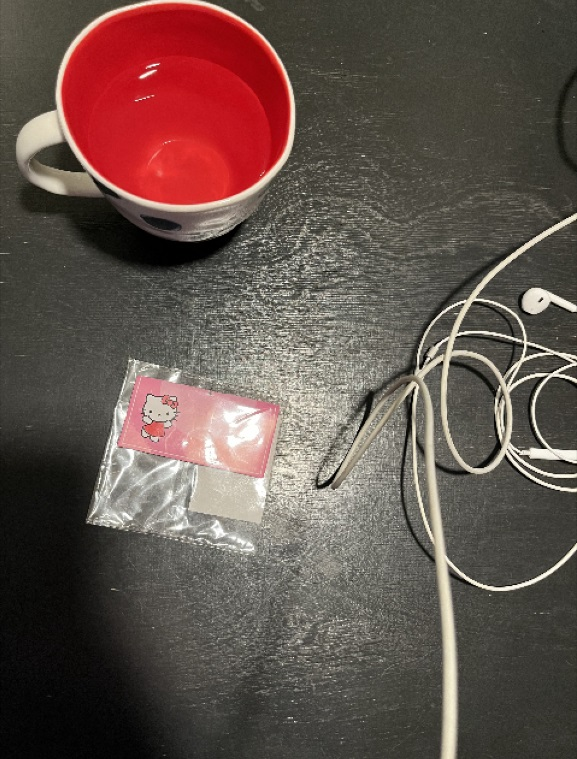
#> input picture IMG_cup.jpg, 577 x 759 px
$ python m-copilot.py
#> lines starting #> are read from the running program, lines starting #| are printed output that depends on the picture; after the words box and inside, x2 and y2 are one past the last pixel; in counts of white or black regions, pixels touching at a corner belong together
import cv2
import numpy as np
import os

# ========= НАСТРОЙКИ ============
window_name = "Ellipse Detection"
default_image = "IMG_cup.jpg"  # Убедитесь, что файл существует
output_dir = "results"  # Папка для сохранения результатов
# ================================

os.makedirs(output_dir, exist_ok=True)

global_vars = {
    'image': None,
    'gray': None,
    'thresh': None,
    'morph': None,
    'dilated': None,
    'result': None
}

params = {
    'pre_blur': 5,  # Размер ядра для Гауссова размытия (нечётное число)
    'morph_size': 7,  # Размер ядра для морфологических операций
    'min_area': 250,  # Минимальная площадь контура для фильтрации
    'aspect_ratio': 0.7,  # Минимальное допустимое соотношение сторон эллипса
    'angle_tolerance': 45,  # Допустимый угол наклона эллипса
    'dilate_iter': 2  # Число итераций для дилатации
}


def initialize_trackbars():
    # Трекбары для динамической настройки параметров обработки
    cv2.createTrackbar('Pre Blur', window_name, params['pre_blur'], 15, lambda x: None)
    cv2.createTrackbar('Morph Size', window_name, params['morph_size'], 20, lambda x: None)
    cv2.createTrackbar('Min Area', window_name, params['min_area'], 1000, lambda x: None)
    cv2.createTrackbar('Aspect Ratio', window_name, int(params['aspect_ratio'] * 100), 100, lambda x: None)
    cv2.createTrackbar('Angle Tol.', window_name, params['angle_tolerance'], 90, lambda x: None)
    cv2.createTrackbar('Dilate Iter', window_name, params['dilate_iter'], 5, lambda x: None)


def update_parameters():
    try:
        # Обновление параметров из позиций трекбаров
        params['pre_blur'] = cv2.getTrackbarPos('Pre Blur', window_name) | 1  # Гарантируем, что число нечётное
        params['morph_size'] = max(1, cv2.getTrackbarPos('Morph Size', window_name))
        params['min_area'] = cv2.getTrackbarPos('Min Area', window_name)
        params['aspect_ratio'] = cv2.getTrackbarPos('Aspect Ratio', window_name) / 100
        params['angle_tolerance'] = cv2.getTrackbarPos('Angle Tol.', window_name)
        params['dilate_iter'] = cv2.getTrackbarPos('Dilate Iter', window_name)
    except cv2.error:
        pass


def process_image():
    try:
        # Повышение контраста с помощью CLAHE
        clahe = cv2.createCLAHE(clipLimit=2.0, tileGridSize=(8, 8))
        enhanced_gray = clahe.apply(global_vars['gray'])
        # Гауссово размытие для снижения шума
        blurred = cv2.GaussianBlur(enhanced_gray, (params['pre_blur'], params['pre_blur']), 0)

        # Пороговая обработка с использованием метода Otsu
        _, thresh = cv2.threshold(blurred, 0, 255, cv2.THRESH_BINARY_INV + cv2.THRESH_OTSU)

        # Морфологическая обработка: замыкание для устранения разрывов
        kernel = cv2.getStructuringElement(cv2.MORPH_ELLIPSE, (params['morph_size'], params['morph_size']))
        morph = cv2.morphologyEx(thresh, cv2.MORPH_CLOSE, kernel, iterations=2)
        dilated = cv2.dilate(morph, kernel, iterations=params['dilate_iter'])

        # Поиск контуров
        contours, _ = cv2.findContours(dilated, cv2.RETR_LIST, cv2.CHAIN_APPROX_SIMPLE)

        result = global_vars['image'].copy()
        best_ellipse = None

        for cnt in contours:
            area = cv2.contourArea(cnt)
            if area < params['min_area'] or len(cnt) < 5:
                continue

            # Пропускаем выпуклые контуры, которые обычно не дают корректного эллипса
            if cv2.isContourConvex(cnt):
                continue

            perimeter = cv2.arcLength(cnt, True)
            if perimeter == 0:
                continue
            compactness = (4 * np.pi * area) / (perimeter ** 2)
            if compactness < 0.7:  # Фильтрация по компактности (настройте порог по необходимости)
                continue

            try:
                ellipse = cv2.fitEllipse(cnt)
                (_, _), (ma, MA), angle = ellipse
                aspect = min(ma, MA) / max(ma, MA)
                if aspect >= params['aspect_ratio'] and abs(angle) < params['angle_tolerance']:
                    best_ellipse = ellipse
                    cv2.ellipse(result, best_ellipse, (0, 255, 0), 2)
                    break
            except cv2.error:
                continue

        global_vars.update({
            'thresh': thresh,
            'morph': morph,
            'dilated': dilated,
            'result': result
        })

        # Собираем изображение для отображения: оригинал, пороговое, после морфологии и результат наложения эллипса
        display_images = [
            global_vars['image'],
            cv2.cvtColor(thresh, cv2.COLOR_GRAY2BGR),
            cv2.cvtColor(morph, cv2.COLOR_GRAY2BGR),
            result
        ]

        top = np.hstack(display_images[:2])
        bottom = np.hstack(display_images[2:])
        combined = np.vstack([top, bottom])
        cv2.imshow(window_name, combined)

    except Exception as e:
        print(f"Ошибка обработки: {str(e)}")


def save_results():
    try:
        # Проверка и сохранение всех необходимых данных
        required_keys = ['image', 'thresh', 'morph', 'dilated', 'result']
        for key in required_keys:
            if global_vars[key] is None:
                raise ValueError(f"Данные {key} не инициализированы")
            if not isinstance(global_vars[key], np.ndarray):
                raise ValueError(f"Данные {key} не являются изображением")

        cv2.imwrite(os.path.join(output_dir, "1_original.jpg"), global_vars['image'])
        cv2.imwrite(os.path.join(output_dir, "2_threshold.jpg"), global_vars['thresh'])
        cv2.imwrite(os.path.join(output_dir, "3_morphology.jpg"), global_vars['morph'])
        cv2.imwrite(os.path.join(output_dir, "4_dilated.jpg"), global_vars['dilated'])
        cv2.imwrite(os.path.join(output_dir, "5_result.jpg"), global_vars['result'])
        print(f"Файлы успешно сохранены в: {os.path.abspath(output_dir)}")
    except Exception as e:
        print(f"Ошибка сохранения: {str(e)}")


def main():
    if not os.path.exists(default_image):
        print(f"Файл {default_image} не найден!")
        return

    image = cv2.imread(default_image)
#> image is the input picture: shape (759, 577, 3); mean B, G, R 76.1, 82.5, 99.5
    if image is None:
        print("Ошибка чтения файла изображения!")
        return

    image = cv2.resize(image, (640, 480))
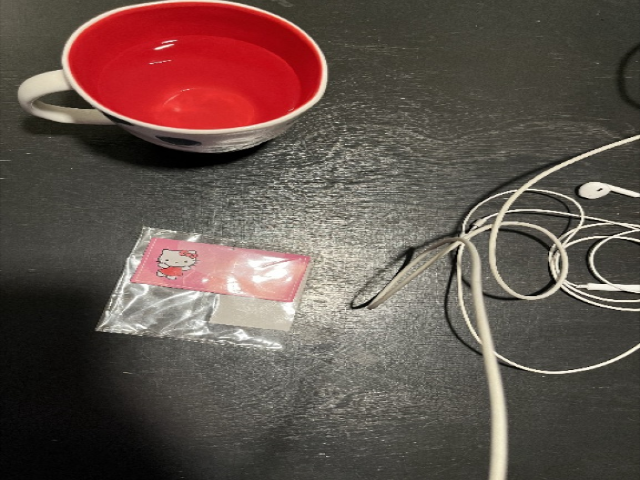
#> image: shape (480, 640, 3); mean B, G, R 76, 82.3, 99.4
    global_vars['image'] = image
    global_vars['gray'] = cv2.cvtColor(image, cv2.COLOR_BGR2GRAY)

    cv2.namedWindow(window_name, cv2.WINDOW_NORMAL)
    cv2.resizeWindow(window_name, 1280, 720)
    initialize_trackbars()

    while True:
        try:
            update_parameters()
            process_image()
#> in process_image, `blurred = cv2.GaussianBlur(enhanced_gray, (params['pre_blur'], params[..`:
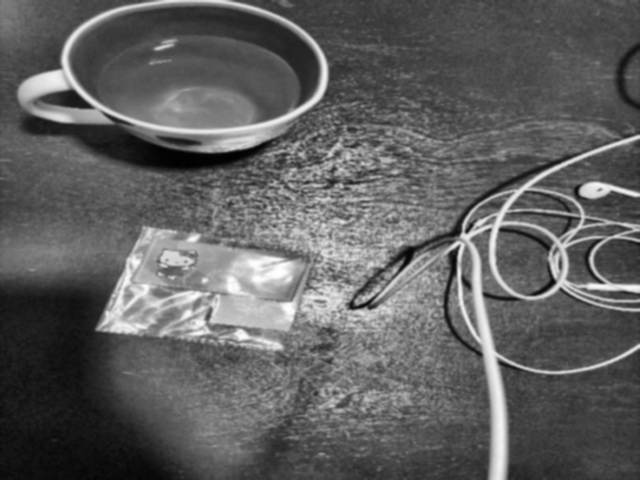
#> blurred: shape (480, 640); min 1, max 254, mean 95.6
#> in process_image, `_, thresh = cv2.threshold(blurred, 0, 255, cv2.THRESH_BINARY_INV + cv2..`:
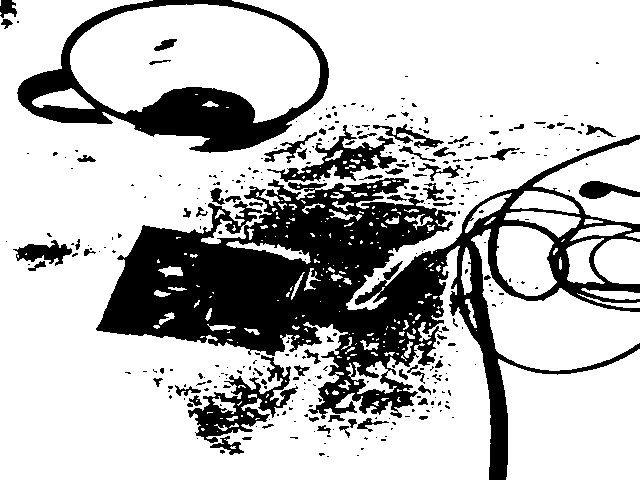
#> thresh: shape (480, 640); 74.2% white; 342 black regions (262 under 20 px), largest, box (x1, y1, x2, y2) and area: (96, 135, 640, 480) 54300, (17, 0, 329, 153) 11827, (188, 355, 298, 443) 2988
#> in process_image, `morph = cv2.morphologyEx(thresh, cv2.MORPH_CLOSE, kernel, iterations=2)`: morph: shape (480, 640); 86.6% white; 16 black regions, largest, box (x1, y1, x2, y2) and area: (100, 226, 443, 354) 22499, (125, 87, 287, 153) 6129, (264, 206, 427, 283) 5325
#> in process_image, `dilated = cv2.dilate(morph, kernel, iterations=params['dilate_iter'])`:
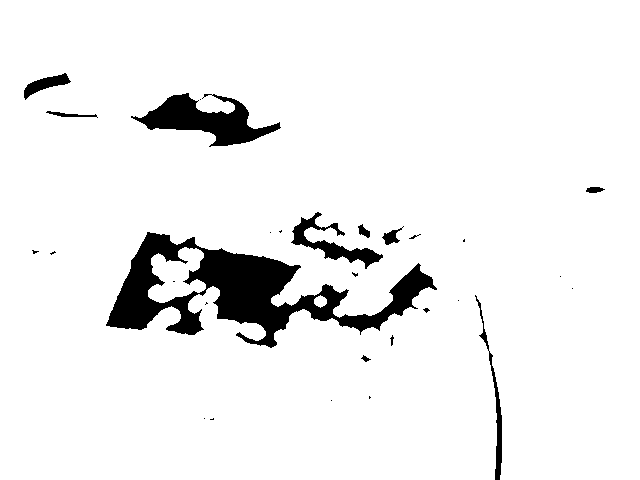
#> dilated: shape (480, 640); 93.6% white; 29 black regions (18 under 20 px)
#> in process_image, `contours, _ = cv2.findContours(dilated, cv2.RETR_LIST, cv2.CHAIN_APPRO..`: contours = 42 contours, 23 with area under 20; largest, box (x1, y1, x2, y2) and area: (0, 0, 640, 480) 305397, (105, 231, 438, 349) 15603, (130, 92, 282, 148) 3622, (148, 247, 206, 303) 1876, (290, 211, 384, 270) 1524
#> the loop in process_image, `for cnt in contours:` made 42 passes
#> area on passes 5, 6, 7, 11, 12, 16, 18, 22, 27, 30, 32, 34: 42.5, 33, 26, 188.5, 100, 22.5, 22, 23, 197, 109.5, 104, 187.5
#> (area, perimeter, compactness) on passes 19, 25, 31, 40, 41, 42: (1876, 302, 0.258), (15603, 1356.6, 0.107), (1524.5, 406.7, 0.116), (3622.5, 465.9, 0.21), (540.5, 126.8, 0.422), (305397, 2500.4, 0.614)
#> in process_image, `top = np.hstack(display_images[:2])`:
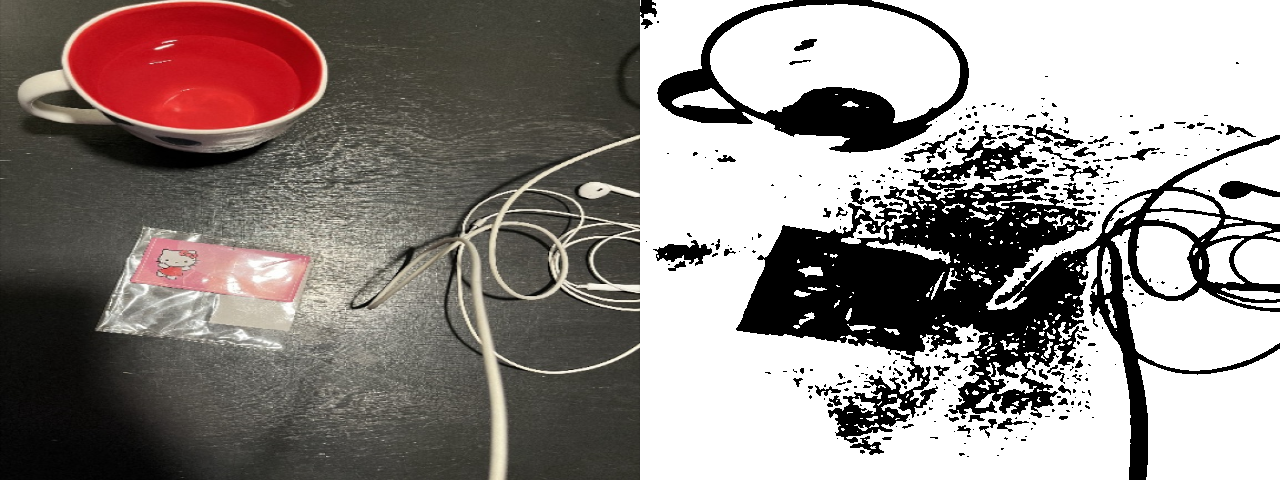
#> top: shape (480, 1280, 3); mean of channels 0, 1, 2 132.6, 135.8, 144.3; drawn as B, G, R
#> in process_image, `bottom = np.hstack(display_images[2:])`:
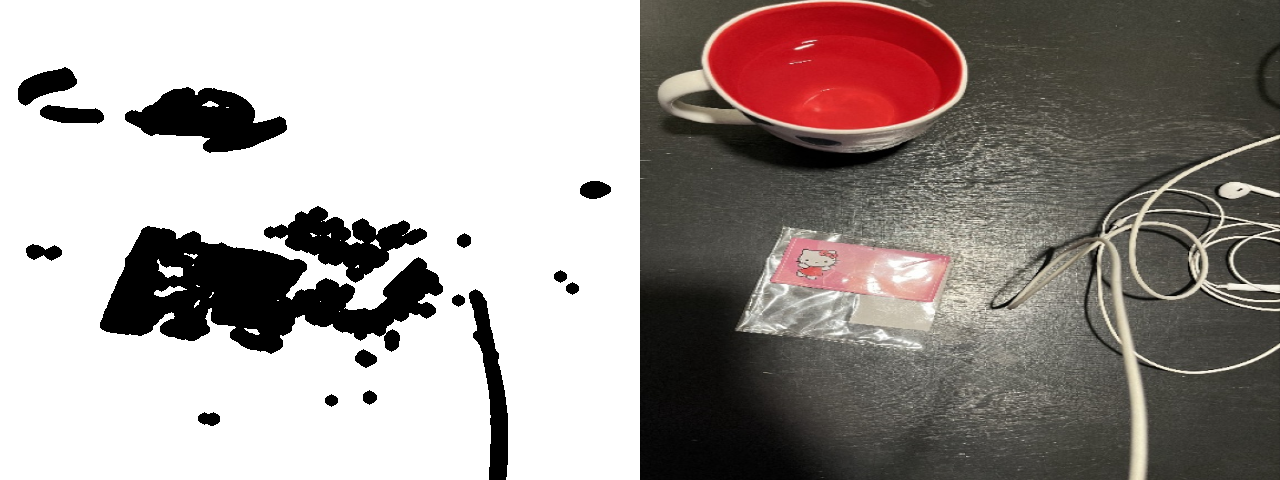
#> bottom: shape (480, 1280, 3); mean of channels 0, 1, 2 148.4, 151.5, 160.1; drawn as B, G, R
#> in process_image, `combined = np.vstack([top, bottom])`:
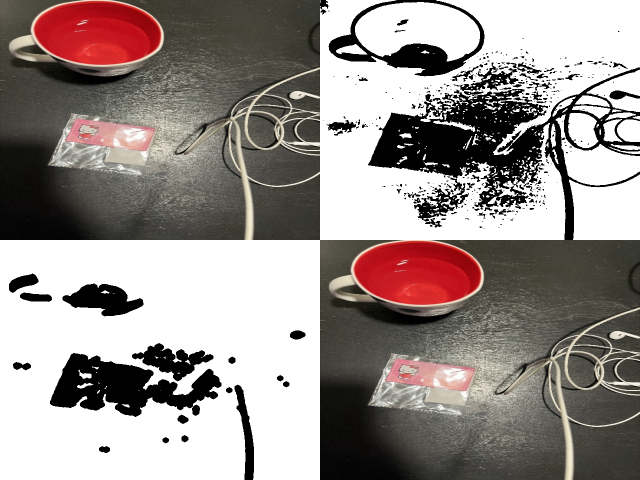
#> combined: shape (960, 1280, 3) (shown at 1/2 size); mean of channels 0, 1, 2 140.5, 143.6, 152.2; drawn as B, G, R
            key = cv2.waitKey(1) & 0xFF
#> (key Esc is pressed here)

            # Сохранение результатов по нажатию клавиши 's'
            if key == ord('s'):
                save_results()
            # Выход при нажатии ESC
            elif key == 27:
                break
        except KeyboardInterrupt:
            break

    cv2.destroyAllWindows()


if __name__ == "__main__":
    main()
